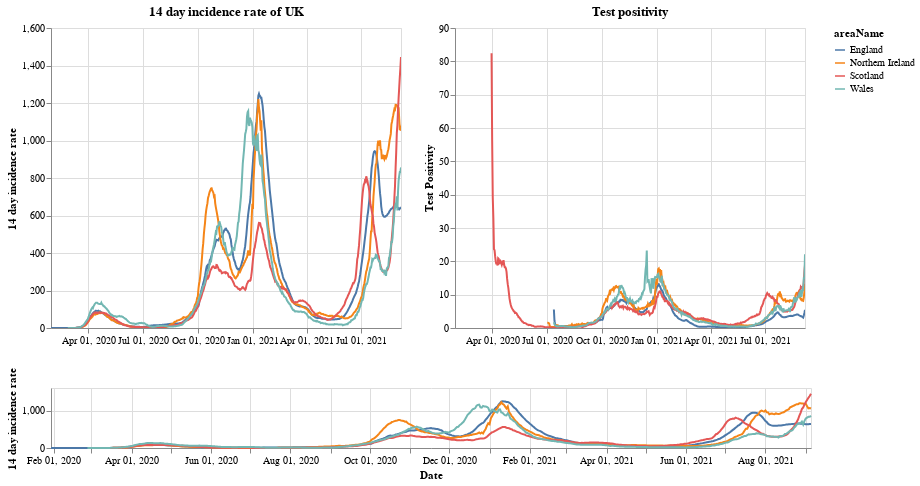

Source (notebook cell):
### Markdown cell above
# Plots

First a plot with each country in the UK. The top right shows the positivity rate for (which is the percentage of registered tests which were positive) while the top left is the 14 day incidence rate. The bottom chart can be used to select the timeframe (does not work on a mobile device).

### Code cell
#collapse
brush = alt.selection(type='interval', name='DateBrush',encodings=['x'],fields=['Time'])
leg_selection = alt.selection_multi(fields=['areaName'], bind='legend')

base = alt.Chart(uk_cases).mark_line().encode(
    x=alt.X("yearmonthdate(date):T", axis=alt.Axis(title='Date')),
    y=alt.Y("twoWeeklyCasesRate:Q", axis=alt.Axis(title='14 day incidence rate')),
    tooltip=['areaName', 'date','twoWeeklyCasesRate', 'testPositivity'],
    color='areaName',
    opacity=alt.condition(leg_selection, alt.value(2), alt.value(0.1))
).add_selection(leg_selection).properties(width=350)

upper = base.encode(alt.X('yearmonthdate(date):T', axis=alt.Axis(title=''),
                         scale=alt.Scale(domain=brush))
                   ).properties(title=f'14 day incidence rate of UK')
upper_right = upper.encode(alt.Y('testPositivity:Q', axis=alt.Axis(title='Test Positivity'))).properties(title='Test positivity')
lower = base.properties(height=60, width = 760).add_selection(brush)

(upper | upper_right) & lower

### Figure 1 — Vega-Lite specification as saved in the notebook (floating-point values rounded to 4 significant figures; data arrays with more than 128 entries replaced by an {"elided": "..."} marker saying what was removed)
{"config": {"view": {"continuousWidth": 400, "continuousHeight": 300}}, "vconcat": [{"hconcat": [{"mark": "line", "encoding": {"color": {"type": "nominal", "field": "areaName"}, "opacity": {"condition": {"value": 2, "selection": "selector001"}, "value": 0.1}, "tooltip": [{"type": "nominal", "field": "areaName"}, {"type": "temporal", "field": "date"}, {"type": "quantitative", "field": "twoWeeklyCasesRate"}, {"type": "quantitative", "field": "testPositivity"}], "x": {"type": "temporal", "axis": {"title": ""}, "field": "date", "scale": {"domain": {"selection": "DateBrush"}}, "timeUnit": "yearmonthdate"}, "y": {"type": "quantitative", "axis": {"title": "14 day incidence rate"}, "field": "twoWeeklyCasesRate"}}, "selection": {"selector001": {"type": "multi", "fields": ["areaName"], "bind": "legend"}}, "title": "14 day incidence rate of UK", "width": 350}, {"mark": "line", "encoding": {"color": {"type": "nominal", "field": "areaName"}, "opacity": {"condition": {"value": 2, "selection": "selector001"}, "value": 0.1}, "tooltip": [{"type": "nominal", "field": "areaName"}, {"type": "temporal", "field": "date"}, {"type": "quantitative", "field": "twoWeeklyCasesRate"}, {"type": "quantitative", "field": "testPositivity"}], "x": {"type": "temporal", "axis": {"title": ""}, "field": "date", "scale": {"domain": {"selection": "DateBrush"}}, "timeUnit": "yearmonthdate"}, "y": {"type": "quantitative", "axis": {"title": "Test Positivity"}, "field": "testPositivity"}}, "selection": {"selector001": {"type": "multi", "fields": ["areaName"], "bind": "legend"}}, "title": "Test positivity", "width": 350}]}, {"mark": "line", "encoding": {"color": {"type": "nominal", "field": "areaName"}, "opacity": {"condition": {"value": 2, "selection": "selector001"}, "value": 0.1}, "tooltip": [{"type": "nominal", "field": "areaName"}, {"type": "temporal", "field": "date"}, {"type": "quantitative", "field": "twoWeeklyCasesRate"}, {"type": "quantitative", "field": "testPositivity"}], "x": {"type": "temporal", "axis": {"title": "Date"}, "field": "date", "timeUnit": "yearmonthdate"}, "y": {"type": "quantitative", "axis": {"title": "14 day incidence rate"}, "field": "twoWeeklyCasesRate"}}, "height": 60, "selection": {"selector001": {"type": "multi", "fields": ["areaName"], "bind": "legend"}, "DateBrush": {"type": "interval", "encodings": ["x"], "fields": ["Time"]}}, "width": 760}], "data": {"name": "data-f620e1b252fe8bcda39b5f5f71c7397d"}, "$schema": "https://vega.github.io/schema/vega-lite/v4.8.1.json", "datasets": {"data-f620e1b252fe8bcda39b5f5f71c7397d": {"elided": "2248 records"}}}
